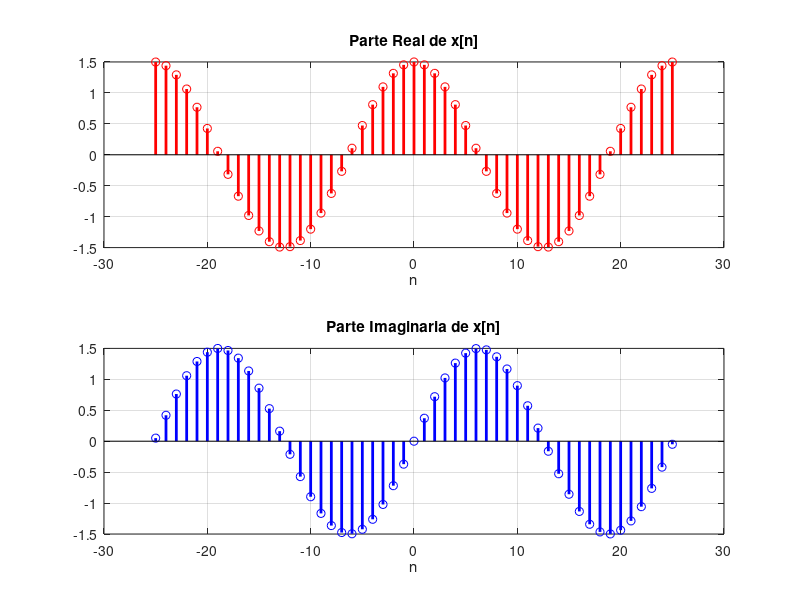

Recreate this plot in MATLAB.
% ----------------------------------------------------
% Función exponencial compleja: x = A*e^(j*nn/4)
% ----------------------------------------------------

n = -25:25;
A=1.5;
alfa=1;
xn = A*alfa.^(n).*exp(j*n/4);
subplot(211);
stem(n, real(xn),'r','linewidth',2);
grid on;
title('Parte Real de x[n]');
xlabel(' n ');
subplot(212);
stem (n, imag(xn),'b','linewidth',2);
grid on;
title ('Parte Imaginaria de x[n]');
xlabel ('n');
